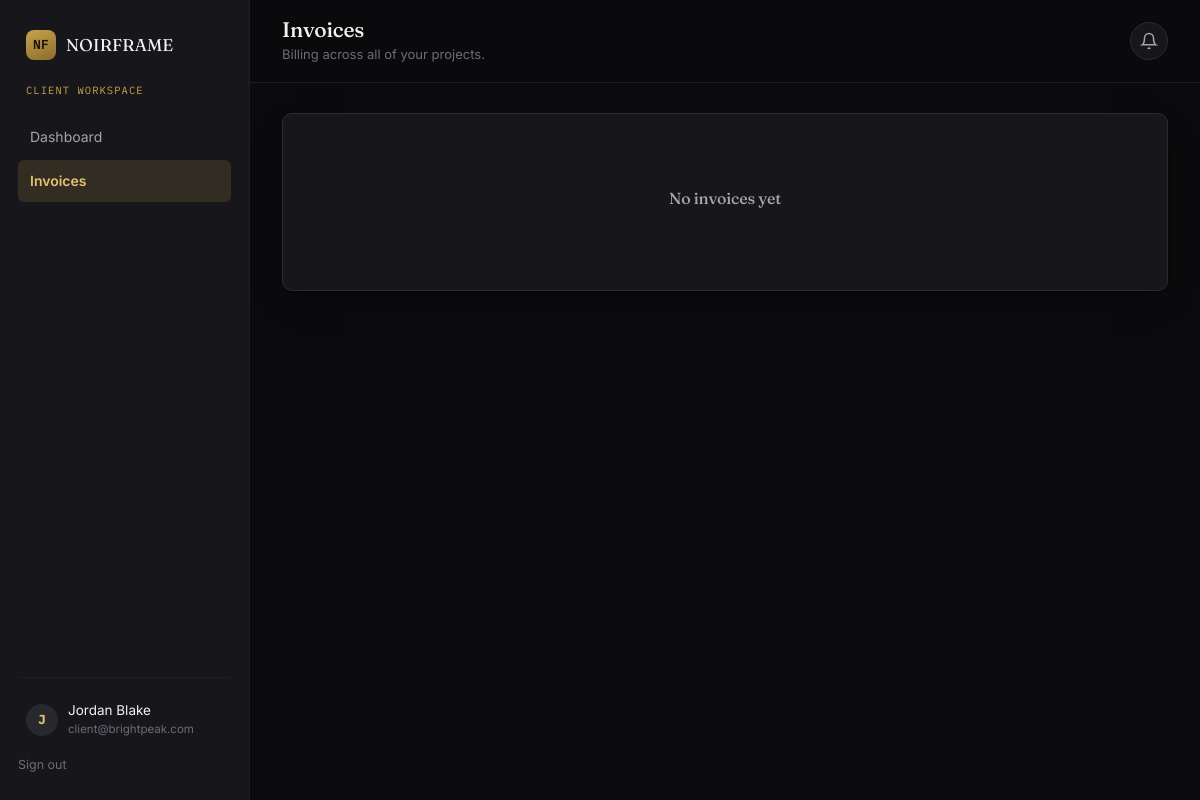
The app's page /client/invoices (signed in) with its own data.
### tables this page shows
CREATE TABLE users (
    id              INTEGER PRIMARY KEY AUTOINCREMENT,
    name            TEXT NOT NULL,
    email           TEXT NOT NULL UNIQUE,
    password_hash   TEXT NOT NULL,
    role            TEXT NOT NULL CHECK (role IN ('admin', 'team_lead', 'employee', 'client')),
    company         TEXT,                      -- only meaningful for clients
    title           TEXT,                      -- job title, employees/team leads
    is_active       INTEGER NOT NULL DEFAULT 1,
    created_at      TEXT NOT NULL DEFAULT (datetime('now'))
);

### blueprints/client.py (the view)
@bp.route("/invoices")
@role_required("client")
def invoices():
    user = get_current_user()
    rows = query_all(
        """SELECT i.*, p.name AS project_name FROM invoices i
           JOIN projects p ON p.id=i.project_id WHERE p.client_id=?
           ORDER BY i.issued_at DESC""",
        (user["id"],),
    )
    return render_template("client/invoices.html", invoices=rows)

### db.py (called while the page is built)
def get_db():
    if "db" not in g:
        g.db = sqlite3.connect(current_app.config["DATABASE_PATH"])
        g.db.row_factory = sqlite3.Row
        g.db.execute("PRAGMA foreign_keys = ON")
    return g.db

def query_all(sql, params=()):
    return get_db().execute(sql, params).fetchall()

def query_one(sql, params=()):
    return get_db().execute(sql, params).fetchone()

### templates/client/invoices.html
{% extends "dashboard_base.html" %}
{% set active = 'invoices' %}
{% block page_title %}Invoices{% endblock %}
{% block page_meta %}Billing across all of your projects.{% endblock %}
{% block dash_content %}
<div class="card">
  {% if invoices %}
    <div class="table-wrap">
      <table>
        <thead><tr><th>Project</th><th>Amount</th><th>Status</th><th>Issued</th><th>Due</th><th></th></tr></thead>
        <tbody>
          {% for i in invoices %}
            <tr>
              <td>{{ i.project_name }}</td>
              <td>${{ "%.2f"|format(i.amount) }}</td>
              <td><span class="badge badge--{{ i.status|lower }}">{{ i.status }}</span></td>
              <td class="mono">{{ i.issued_at[:10] }}</td>
              <td class="mono">{{ i.due_at or '--' }}</td>
              <td>
                {% if i.status != 'Paid' %}
                  <form method="POST" action="{{ url_for('client.pay_invoice', invoice_id=i.id) }}">
                    <button class="btn btn--primary btn--sm">Pay now</button>
                  </form>
                {% endif %}
              </td>
            </tr>
          {% endfor %}
        </tbody>
      </table>
    </div>
    <p class="hint" style="margin-top:14px;">"Pay now" is a demo simulation -- no real payment gateway is connected.</p>
  {% else %}
    <div class="empty"><h4>No invoices yet</h4></div>
  {% endif %}
</div>
{% endblock %}

### templates/dashboard_base.html (shortened to what this page needs)
{% extends "base.html" %}
{% block body_class %}{% endblock %}
{% block content %}
<div class="app-shell">
  <aside class="sidebar">
    <a href="{{ url_for('main.index') }}" class="sidebar__brand brand" style="font-size:17px;">
      <span class="brand__mark">NF</span> {{ company_name }}
    </a>
    <div class="sidebar__role">{{ current_user.role.replace('_',' ') }} workspace</div>
    <nav>
      {% if current_user.role == 'admin' %}
        <a href="{{ url_for('admin.dashboard') }}" class="{{ 'active' if active=='dashboard' }}">Dashboard</a>
        <a href="{{ url_for('admin.projects') }}" class="{{ 'active' if active=='projects' }}">Projects</a>
        <a href="{{ url_for('admin.employees') }}" class="{{ 'active' if active=='employees' }}">Team</a>
        <a href="{{ url_for('admin.clients') }}" class="{{ 'active' if active=='clients' }}">Clients</a>
        <a href="{{ url_for('admin.finance') }}" class="{{ 'active' if active=='finance' }}">Finance</a>
      {% elif current_user.role == 'client' %}
        <a href="{{ url_for('client.dashboard') }}" class="{{ 'active' if active=='dashboard' }}">Dashboard</a>
        <a href="{{ url_for('client.invoices') }}" class="{{ 'active' if active=='invoices' }}">Invoices</a>
      {% endif %}
    </nav>
    <div class="sidebar__footer">
      <div class="sidebar__user">
        <div class="avatar">{{ current_user.name[:1] }}</div>
        <div>
          {{ current_user.name }}
          <small>{{ current_user.email }}</small>
        </div>
      </div>
      <a href="{{ url_for('auth.logout') }}" class="logout-link">Sign out</a>
    </div>
  </aside>
  <div class="main-area">
    <div class="topbar">
      <div>
        <h1>{% block page_title %}Dashboard{% endblock %}</h1>
        <div class="topbar__meta">{% block page_meta %}{% endblock %}</div>
      </div>
      <div class="bell">
        <button class="bell-btn" id="bell-btn" aria-label="Notifications">
          <svg width="18" height="18" viewBox="0 0 24 24" fill="none" stroke="currentColor" stroke-width="2"><path d="M18 8a6 6 0 0 0-12 0c0 7-3 9-3 9h18s-3-2-3-9"/><path d="M13.73 21a2 2 0 0 1-3.46 0"/></svg>
        </button>
      </div>
    </div>
    <div class="content">
      {% block dash_content %}{% endblock %}
    </div>
  </div>
</div>
{% endblock %}

### static/css/style.css (style rules this page uses)
:root { --bg: #0B0B0D; --bg-elevated: #16161B; --bg-elevated-2: #1F1F26; --bg-elevated-3: #28282F; --border: #2B2B33; --border-soft: #1E1E24; --text-primary: #F4F2EC; --text-secondary: #A6A4AD; --text-faint: #6E6C76; --gold: #C9A24B; --gold-bright: #E4C374; --gold-dim: rgba(201, 162, 75, 0.16); --blue: #5B8DEF; --blue-dim: rgba(91, 141, 239, 0.16); --success: #5BB98C; --success-dim: rgba(91, 185, 140, 0.14); --danger: #E0667B; --danger-dim: rgba(224, 102, 123, 0.14); --warning: #E0A95B; --warning-dim: rgba(224, 169, 91, 0.14); --font-display: 'Fraunces', Georgia, serif; --font-body: 'Inter', -apple-system, BlinkMacSystemFont, 'Segoe UI', sans-serif; --font-mono: 'IBM Plex Mono', 'SFMono-Regular', Menlo, monospace; --radius-sm: 6px; --radius-md: 10px; --radius-lg: 18px; --shadow-card: 0 1px 2px rgba(0,0,0,0.4), 0 12px 32px -12px rgba(0,0,0,0.55); --max-width: 1240px; }
* { box-sizing: border-box; }
html { scroll-behavior: smooth; }
body { margin: 0; background: var(--bg); color: var(--text-primary); font-family: var(--font-body); font-size: 16px; line-height: 1.55; -webkit-font-smoothing: antialiased; }
a { color: inherit; text-decoration: none; }
button { font-family: inherit; cursor: pointer; }
h1, h2, h3, h4 { font-family: var(--font-display); font-weight: 500; line-height: 1.12; margin: 0 0 0.5em; letter-spacing: -0.01em; }
.brand { display: flex; align-items: center; gap: 10px; font-family: var(--font-display); font-size: 20px; letter-spacing: 0.01em; }
.brand__mark { width: 30px; height: 30px; border-radius: 8px; background: linear-gradient(155deg, var(--gold), #8a6c2c); display: flex; align-items: center; justify-content: center; font-family: var(--font-mono); font-weight: 600; font-size: 13px; color: #181208; }
.card { background: var(--bg-elevated); border: 1px solid var(--border); border-radius: var(--radius-md); padding: 26px; box-shadow: var(--shadow-card); }
::placeholder { color: var(--text-faint); }
.app-shell { display: grid; grid-template-columns: 250px 1fr; min-height: 100vh; }
.sidebar { background: var(--bg-elevated); border-right: 1px solid var(--border-soft); padding: 24px 18px; display: flex; flex-direction: column; position: sticky; top: 0; height: 100vh; }
.sidebar__brand { padding: 6px 8px 22px; }
.sidebar__role { font-family: var(--font-mono); font-size: 10.5px; color: var(--gold); text-transform: uppercase; letter-spacing: .1em; padding: 0 8px 18px; }
.sidebar nav { display: flex; flex-direction: column; gap: 2px; flex: 1; }
.sidebar nav a { display: flex; align-items: center; gap: 11px; padding: 10px 12px; border-radius: var(--radius-sm); font-size: 14px; color: var(--text-secondary); }
.sidebar nav a.active { background: var(--gold-dim); color: var(--gold-bright); font-weight: 600; }
.sidebar__footer { padding-top: 14px; border-top: 1px solid var(--border-soft); }
.sidebar__user { display: flex; align-items: center; gap: 10px; padding: 8px; font-size: 13.5px; }
.avatar { width: 32px; height: 32px; border-radius: 50%; background: var(--bg-elevated-3); color: var(--gold-bright); display: flex; align-items: center; justify-content: center; font-size: 13px; font-weight: 700; font-family: var(--font-mono); flex-shrink: 0; }
.sidebar__user div small { display: block; color: var(--text-faint); font-size: 11.5px; }
.logout-link { font-size: 12.5px; color: var(--text-faint); margin-top: 8px; display: inline-block; }
.main-area { min-width: 0; }
.topbar { display: flex; align-items: center; justify-content: space-between; padding: 18px 32px; border-bottom: 1px solid var(--border-soft); position: sticky; top: 0; background: rgba(11,11,13,0.9); backdrop-filter: blur(8px); z-index: 50; }
.topbar h1 { font-size: 21px; margin: 0; }
.topbar__meta { font-size: 13px; color: var(--text-faint); margin-top: 2px; }
.content { padding: 30px 32px 70px; }
.bell { position: relative; }
.bell-btn { width: 38px; height: 38px; border-radius: 50%; border: 1px solid var(--border); background: var(--bg-elevated); display: flex; align-items: center; justify-content: center; color: var(--text-secondary); }
.empty { text-align: center; padding: 50px 20px; color: var(--text-faint); }
.empty h4 { color: var(--text-secondary); margin-bottom: 6px; font-size: 16px; }

### records on screen
users: role.replace "CLIENT", name "J", name "Jordan Blake", email "client@brightpeak.com"

### other values on screen
{{ company_name }} "NOIRFRAME"
